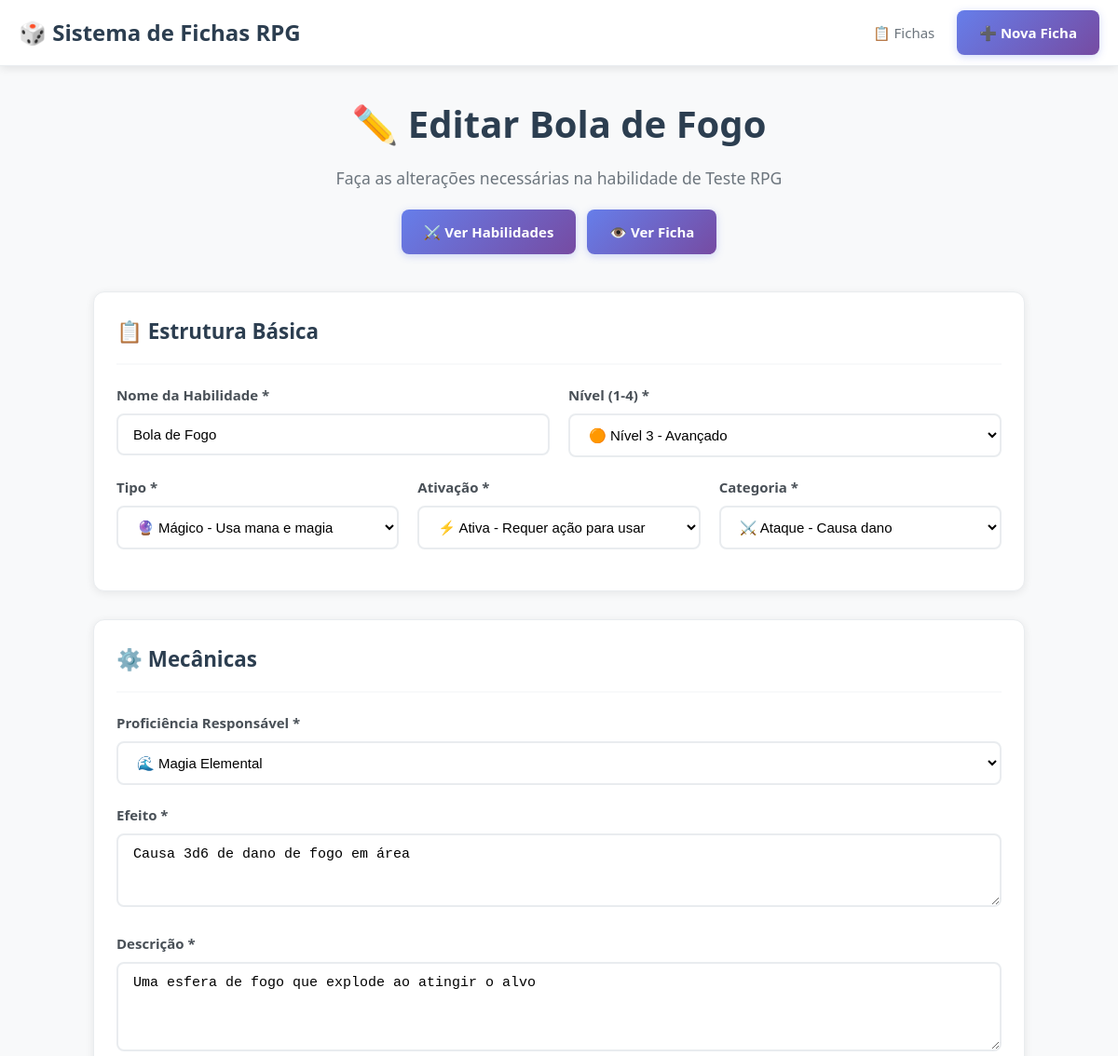
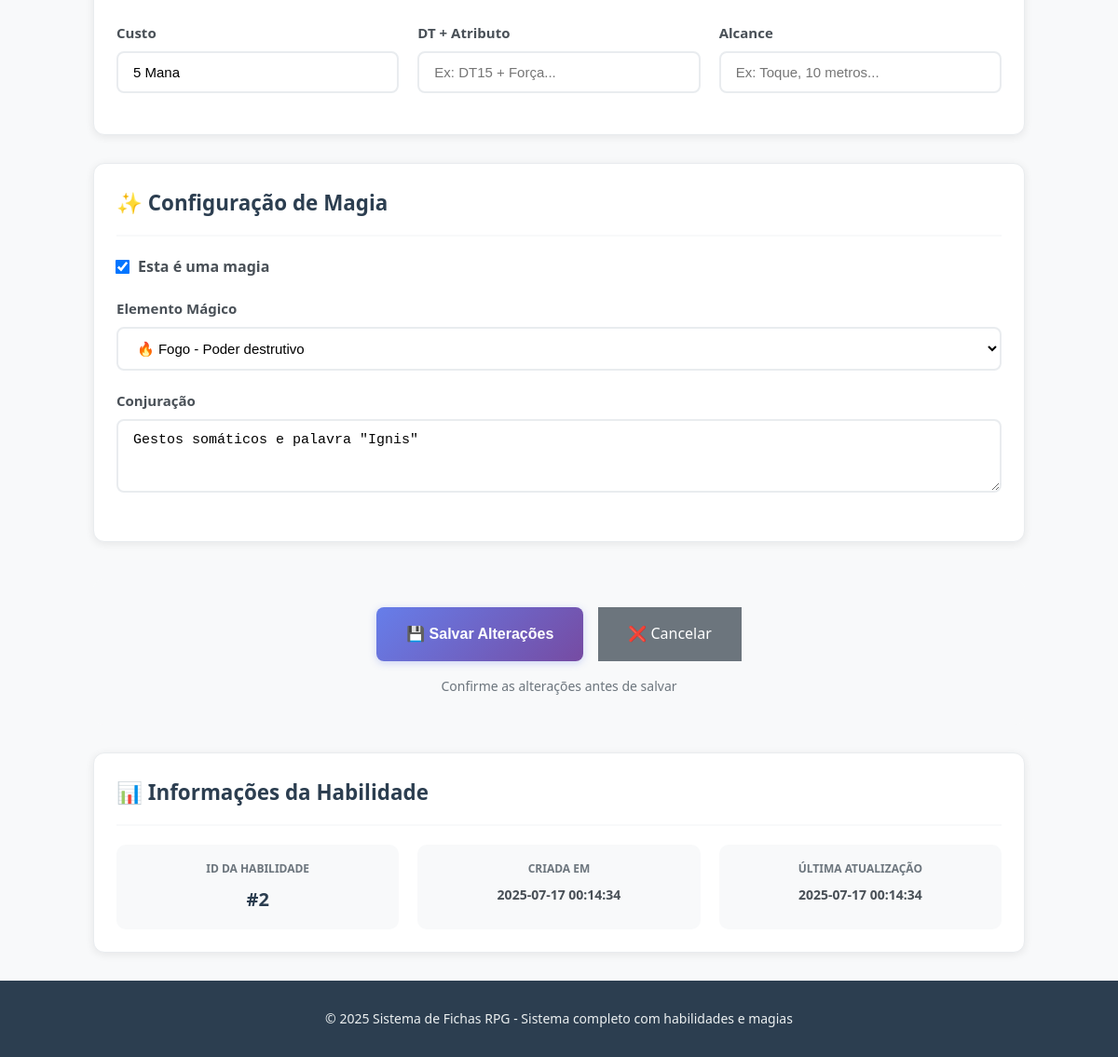
The app's page /editar_habilidade/2 with its own data (2 pictures, top to bottom).
### tables this page shows
CREATE TABLE habilidades (
            id INTEGER PRIMARY KEY AUTOINCREMENT,
            ficha_id INTEGER NOT NULL,
            
            -- ESTRUTURA BÁSICA
            nome TEXT NOT NULL,
            nivel INTEGER NOT NULL CHECK(nivel >= 1 AND nivel <= 4),
            tipo_fisico_magico TEXT NOT NULL CHECK(tipo_fisico_magico IN ('FISICO', 'MAGICO')),
            tipo_ativacao TEXT NOT NULL CHECK(tipo_ativacao IN ('PASSIVA', 'ATIVA')),
            tipo_habilidade TEXT NOT NULL CHECK(tipo_habilidade IN ('Ataque', 'Defesa', 'Suporte', 'Terreno')),
            
            -- MECÂNICAS
            proficiencia TEXT NOT NULL,
            efeito TEXT NOT NULL,
            descricao TEXT NOT NULL,
            custo TEXT,
            dt_atributo TEXT,
            alcance TEXT,
            
            -- ESPECÍFICO PARA MAGIAS
            eh_magia BOOLEAN DEFAULT 0,
            conjuracao TEXT,
            elemento_magico TEXT,
            
            -- METADADOS
            criado_em TIMESTAMP DEFAULT CURRENT_TIMESTAMP,
            atualizado_em TIMESTAMP DEFAULT CURRENT_TIMESTAMP,
            
            FOREIGN KEY (ficha_id) REFERENCES fichas(id) ON DELETE CASCADE
        );

CREATE TABLE fichas (
            id INTEGER PRIMARY KEY AUTOINCREMENT,
            
            -- INFORMAÇÕES BÁSICAS
            nome TEXT NOT NULL,
            tipo_corpo TEXT NOT NULL,
            classe TEXT NOT NULL,
            categoria TEXT NOT NULL,
            historia TEXT,
            elemento TEXT NOT NULL,
            ouro INTEGER DEFAULT 0,
            
            -- STATUS
            vida_atual INTEGER DEFAULT 10,
            vida_maxima INTEGER DEFAULT 10,
            mana_atual INTEGER DEFAULT 10,
            mana_maxima INTEGER DEFAULT 10,
            vigor_atual INTEGER DEFAULT 10,
            vigor_maximo INTEGER DEFAULT 10,
            sanidade_atual INTEGER DEFAULT 100,
            sanidade_maxima INTEGER DEFAULT 100,
            deslocamento INTEGER DEFAULT 0,
            resistencia INTEGER DEFAULT 5,
            armadura_fisica INTEGER DEFAULT 0,
            armadura_magica INTEGER DEFAULT 0,
            
            -- ATRIBUTOS
            forca INTEGER DEFAULT 0,
            destreza INTEGER DEFAULT 0,
            magia INTEGER DEFAULT 0,
            constituicao INTEGER DEFAULT 0,
            agilidade INTEGER DEFAULT 0,
            sabedoria INTEGER DEFAULT 0,
            carisma INTEGER DEFAULT 0,
            fe INTEGER DEFAULT 0,
            
            -- EQUIPAMENTOS
            armadura TEXT,
            arma TEXT,
            complemento TEXT,
            amuleto1 TEXT,
            amuleto2 TEXT,
            
            -- PROFICIÊNCIAS (0-5)
            prof_sobrevivencia INTEGER DEFAULT 0,
            prof_botanica INTEGER DEFAULT 0,
            prof_culinaria INTEGER DEFAULT 0,
            prof_religiao INTEGER DEFAULT 0,
            prof_pescaria INTEGER DEFAULT 0,
            prof_ferraria INTEGER DEFAULT 0,
            prof_artesanato INTEGER DEFAULT 0,
            prof_mixologia INTEGER DEFAULT 0,
            prof_musica INTEGER DEFAULT 0,
            prof_jogos_azar INTEGER DEFAULT 0,
            prof_rataria INTEGER DEFAULT 0,
            prof_navegacao INTEGER DEFAULT 0,
            prof_sacratismo INTEGER DEFAULT 0,
            prof_demonologia INTEGER DEFAULT 0,
            prof_guerra INTEGER DEFAULT 0,
            prof_acrobacia INTEGER DEFAULT 0,
            prof_combate_desarmado INTEGER DEFAULT 0,
            prof_armas_leves INTEGER DEFAULT 0,
            prof_armas_pesadas INTEGER DEFAULT 0,
            prof_armas_longa_distancia INTEGER DEFAULT 0,
            prof_arremesso INTEGER DEFAULT 0,
            
            -- PERÍCIAS MÁGICAS (0-5)
            per_maguslogia INTEGER DEFAULT 0,
            per_magia_elemental INTEGER DEFAULT 0,
            per_magia_obscura INTEGER DEFAULT 0,
            per_magia_estimulo INTEGER DEFAULT 0,
            per_magia_territorial INTEGER DEFAULT 0,
            
            -- METADADOS
            criado_em TIMESTAMP DEFAULT CURRENT_TIMESTAMP,
            atualizado_em TIMESTAMP DEFAULT CURRENT_TIMESTAMP
        , habilidade_slot_1 INTEGER, habilidade_slot_2 INTEGER, habilidade_slot_3 INTEGER, habilidade_slot_4 INTEGER, habilidade_classe INTEGER);

### sistema.py (the view)
@app.route('/editar_habilidade/<int:habilidade_id>')
def editar_habilidade(habilidade_id):
    conn = get_db_connection()
    try:
        habilidade = conn.execute('SELECT * FROM habilidades WHERE id = ?', (habilidade_id,)).fetchone()
        if habilidade is None:
            flash('Habilidade não encontrada!', 'error')
            return redirect(url_for('index'))
        ficha = conn.execute('SELECT * FROM fichas WHERE id = ?', (habilidade['ficha_id'],)).fetchone()
        if ficha is None:
            flash('Ficha não encontrada!', 'error')
            return redirect(url_for('index'))
        return render_template('editar_habilidade.html', habilidade=habilidade, ficha=ficha)
    except Exception as e:
        print(f"Erro ao carregar habilidade para edição: {e}")
        flash(f'Erro ao carregar habilidade: {str(e)}', 'error')
        return redirect(url_for('index'))
    finally:
        conn.close()

### sistema.py (called while the page is built)
def get_db_connection():
    conn = sqlite3.connect(DATABASE)
    conn.row_factory = sqlite3.Row
    return conn

### templates/editar_habilidade.html (shortened to what this page needs)
{% extends "base.html" %}
{% block content %}
<div class="page-header">
    <h1 class="page-title">✏️ Editar {{ habilidade.nome }}</h1>
    <p class="page-subtitle">
        Faça as alterações necessárias na habilidade de {{ ficha.nome }}
    </p>
    <div style="margin-top: 20px; display: flex; justify-content: center; gap: 12px; flex-wrap: wrap;">
        <a href="{{ url_for('gerenciar_habilidades', ficha_id=ficha.id) }}" class="btn-primary" style="text-decoration: none;">
            ⚔️ Ver Habilidades
        </a>
        <a href="{{ url_for('visualizar_ficha', ficha_id=ficha.id) }}" class="btn-primary" style="text-decoration: none;">
            👁️ Ver Ficha
        </a>
    </div>
</div>
<form method="POST" action="{{ url_for('atualizar_habilidade', habilidade_id=habilidade.id) }}" style="max-width: 1000px; margin: 0 auto;">
    <div class="card" style="margin-bottom: 30px;">
        <div class="card-header">
            <h3>📋 Estrutura Básica</h3>
        </div>
        <div class="form-row">
            <div class="form-group">
                <label for="nome">Nome da Habilidade *</label>
                <input type="text" id="nome" name="nome" value="{{ habilidade.nome }}" required placeholder="Ex: Golpe Devastador, Bola de Fogo...">
            </div>
            <div class="form-group">
                <label for="nivel">Nível (1-4) *</label>
                <select id="nivel" name="nivel" required>
                    <option value="3" {% if habilidade.nivel == 3 %}selected{% endif %}>🟠 Nível 3 - Avançado</option>
                </select>
            </div>
        </div>
        <div class="form-row">
            <div class="form-group">
                <label for="tipo_fisico_magico">Tipo *</label>
                <select id="tipo_fisico_magico" name="tipo_fisico_magico" required>
                    <option value="MAGICO" {% if habilidade.tipo_fisico_magico == 'MAGICO' %}selected{% endif %}>🔮 Mágico - Usa mana e magia</option>
                </select>
            </div>
            <div class="form-group">
                <label for="tipo_ativacao">Ativação *</label>
                <select id="tipo_ativacao" name="tipo_ativacao" required>
                    <option value="ATIVA" {% if habilidade.tipo_ativacao == 'ATIVA' %}selected{% endif %}>⚡ Ativa - Requer ação para usar</option>
                </select>
            </div>
            <div class="form-group">
                <label for="tipo_habilidade">Categoria *</label>
                <select id="tipo_habilidade" name="tipo_habilidade" required>
                    <option value="Ataque" {% if habilidade.tipo_habilidade == 'Ataque' %}selected{% endif %}>⚔️ Ataque - Causa dano</option>
                </select>
            </div>
        </div>
    </div>
    <div class="card" style="margin-bottom: 30px;">
        <div class="card-header">
            <h3>⚙️ Mecânicas</h3>
        </div>
        <div class="form-group">
            <label for="proficiencia">Proficiência Responsável *</label>
            <select id="proficiencia" name="proficiencia" required>
                <optgroup label="🔮 Perícias Mágicas">
                    <option value="Magia Elemental" {% if habilidade.proficiencia == 'Magia Elemental' %}selected{% endif %}>🌊 Magia Elemental</option>
                </optgroup>
            </select>
        </div>
        <div class="form-group">
            <label for="efeito">Efeito *</label>
            <textarea id="efeito" name="efeito" rows="3" required placeholder="Descreva o efeito mecânico da habilidade">{{ habilidade.efeito }}</textarea>
        </div>
        <div class="form-group">
            <label for="descricao">Descrição *</label>
            <textarea id="descricao" name="descricao" rows="4" required placeholder="Descreva como a habilidade/magia é executada">{{ habilidade.descricao }}</textarea>
        </div>
        <div class="form-row">
            <div class="form-group">
                <label for="custo">Custo</label>
                <input type="text" id="custo" name="custo" value="{{ habilidade.custo or '' }}" placeholder="Ex: 5 Mana, 2 Vigor...">
            </div>
            <div class="form-group">
                <label for="dt_atributo">DT + Atributo</label>
                <input type="text" id="dt_atributo" name="dt_atributo" value="{{ habilidade.dt_atributo or '' }}" placeholder="Ex: DT15 + Força...">
            </div>
            <div class="form-group">
                <label for="alcance">Alcance</label>
                <input type="text" id="alcance" name="alcance" value="{{ habilidade.alcance or '' }}" placeholder="Ex: Toque, 10 metros...">
            </div>
        </div>
    </div>
    <div class="card" style="margin-bottom: 30px;">
        <div class="card-header">
            <h3>✨ Configuração de Magia</h3>
        </div>
        <div style="margin-bottom: 20px;">
            <label style="display: flex; align-items: center; gap: 10px; font-weight: 600; color: #495057; cursor: pointer;">
                <input type="checkbox" id="eh_magia" name="eh_magia" {% if habilidade.eh_magia %}checked{% endif %} onchange="toggleCamposMagia()" style="transform: scale(1.2);">
                <span>Esta é uma magia</span>
            </label>
        </div>
        <div id="campos_magia" style="{% if not habilidade.eh_magia %}display: none;{% endif %}">
            <div class="form-group">
                <label for="elemento_magico">Elemento Mágico</label>
                <select id="elemento_magico" name="elemento_magico">
                    <option value="Fogo" {% if habilidade.elemento_magico == 'Fogo' %}selected{% endif %}>🔥 Fogo - Poder destrutivo</option>
                </select>
            </div>
            <div class="form-group">
                <label for="conjuracao">Conjuração</label>
                <textarea id="conjuracao" name="conjuracao" rows="3" placeholder="Como o personagem realiza a magia?">{{ habilidade.conjuracao or '' }}</textarea>
            </div>
        </div>
    </div>
    <div style="text-align: center; margin-top: 40px; padding: 30px; background: #f8f9fa; border-radius: 12px;">
        <div style="display: flex; gap: 16px; justify-content: center; flex-wrap: wrap;">
            <button type="submit" class="btn-primary" style="font-size: 16px; padding: 16px 32px; border: none; cursor: pointer;">
                💾 Salvar Alterações
            </button>
            <a href="{{ url_for('gerenciar_habilidades', ficha_id=ficha.id) }}" class="btn-secondary" style="font-size: 16px; padding: 16px 32px; text-decoration: none;">
                ❌ Cancelar
            </a>
        </div>
        <p style="margin-top: 16px; color: #6c757d; font-size: 14px;">
            Confirme as alterações antes de salvar
        </p>
    </div>
</form>
<div class="card" style="margin-top: 30px; max-width: 1000px; margin-left: auto; margin-right: auto;">
    <div class="card-header">
        <h3>📊 Informações da Habilidade</h3>
    </div>
    <div style="display: grid; grid-template-columns: repeat(auto-fit, minmax(200px, 1fr)); gap: 20px;">
        <div style="text-align: center; padding: 16px; background: #f8f9fa; border-radius: 10px;">
            <div style="font-size: 12px; color: #6c757d; margin-bottom: 8px; font-weight: 600;">ID DA HABILIDADE</div>
            <div style="font-size: 20px; font-weight: 700; color: #2c3e50;">#{{ habilidade.id }}</div>
        </div>
        <div style="text-align: center; padding: 16px; background: #f8f9fa; border-radius: 10px;">
            <div style="font-size: 12px; color: #6c757d; margin-bottom: 8px; font-weight: 600;">CRIADA EM</div>
            <div style="font-size: 14px; font-weight: 600; color: #495057;">{{ habilidade.criado_em.split('.')[0] if habilidade.criado_em else 'N/A' }}</div>
        </div>
        <div style="text-align: center; padding: 16px; background: #f8f9fa; border-radius: 10px;">
            <div style="font-size: 12px; color: #6c757d; margin-bottom: 8px; font-weight: 600;">ÚLTIMA ATUALIZAÇÃO</div>
            <div style="font-size: 14px; font-weight: 600; color: #495057;">{{ habilidade.atualizado_em.split('.')[0] if habilidade.atualizado_em else 'N/A' }}</div>
        </div>
    </div>
</div>
{% endblock %}

### templates/base.html (style rules this page uses)
* { margin: 0; padding: 0; box-sizing: border-box; }
body { font-family: 'Segoe UI', Tahoma, Geneva, Verdana, sans-serif; background: #f8f9fa; min-height: 100vh; color: #333; line-height: 1.6; }
.btn-primary { background: linear-gradient(135deg, #667eea 0%, #764ba2 100%); color: white; padding: 12px 24px; border: none; border-radius: 8px; text-decoration: none; font-weight: 600; font-size: 15px; transition: all 0.3s ease; box-shadow: 0 2px 8px rgba(102, 126, 234, 0.3); }
.page-header { text-align: center; margin-bottom: 40px; }
.page-title { font-size: 2.5rem; font-weight: 700; color: #2c3e50; margin-bottom: 12px; }
.page-subtitle { font-size: 1.1rem; color: #6c757d; max-width: 600px; margin: 0 auto; }
.btn-secondary { background: #6c757d; color: white; }
.card { background: white; border-radius: 12px; padding: 24px; box-shadow: 0 2px 10px rgba(0, 0, 0, 0.08); border: 1px solid #e9ecef; transition: all 0.3s ease; }
.card-header { border-bottom: 2px solid #f8f9fa; padding-bottom: 16px; margin-bottom: 20px; }
.card-header h3 { color: #2c3e50; font-size: 1.4rem; font-weight: 600; }
.form-group { margin-bottom: 20px; }
.form-group label { display: block; margin-bottom: 8px; font-weight: 600; color: #495057; font-size: 15px; }
.form-group input, .form-group select, .form-group textarea { width: 100%; padding: 12px 16px; border: 2px solid #e9ecef; border-radius: 8px; font-size: 15px; transition: border-color 0.3s ease; background: white; }
.form-row { display: grid; grid-template-columns: repeat(auto-fit, minmax(250px, 1fr)); gap: 20px; }

### records on screen
habilidades: nome "Bola de Fogo", nivel "🟠 Nível 3 - Avançado", tipo_fisico_magico "🔮 Mágico - Usa mana e magia", tipo_ativacao "⚡ Ativa - Requer ação para usar", tipo_habilidade "⚔️ Ataque - Causa dano", proficiencia "🌊 Magia Elemental", efeito "Causa 3d6 de dano de fogo em área", descricao "Uma esfera de fogo que explode ao atingir o alvo", custo "5 Mana", eh_magia "☑", elemento_magico "🔥 Fogo - Poder destrutivo", conjuracao "Gestos somáticos e palavra \"Ignis\"", id "2", criado_em "2025-07-17 00:14:34", atualizado_em "2025-07-17 00:14:34"
fichas: nome "Teste RPG"
